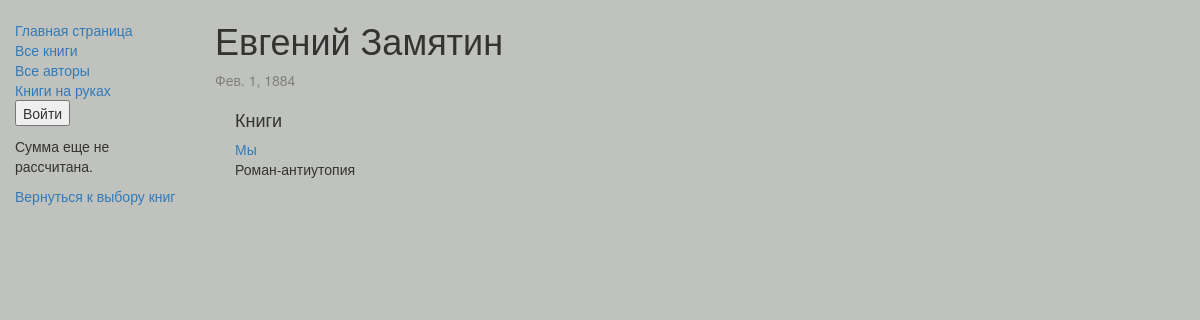
The app's page /catalog/author/1 with its own data.
### catalog/models.py (models this page shows, shortened)
class Author(models.Model):
    first_name = models.CharField(max_length=100)
    last_name = models.CharField(max_length=100)
    date_of_birth = models.DateField(null=True, blank=True)
    date_of_death = models.DateField('Died', null=True, blank=True)

class Book(models.Model):
    title = models.CharField(max_length=200)
    author = models.ForeignKey('Author', on_delete=models.SET_NULL, null=True)
    summary = models.TextField(max_length=1000, help_text="Enter a brief description of the book")
    isbn = models.CharField('ISBN',max_length=13, help_text='13 Character <a href="https://www.isbn-international.org/content/what-isbn">ISBN number</a>')
    genre = models.ManyToManyField(Genre, help_text="Select a genre for this book")
    price = models.CharField(default=1, max_length=20, help_text="Введите цену")
    def __str__(self):
        return self.title
    def display_genre(self):
        return ', '.join([genre.name for genre in self.genre.all()[:3]])
    display_genre.short_description = 'Genre'

### catalog/views.py (the view)
# urls.py: re_path(r'^author/(?P<pk>\d+)$', views.AuthorDetailView.as_view(), name='author-detail'),
class AuthorDetailView(generic.DetailView):
    model = Author

### catalog/templates/catalog/author_detail.html
{% extends "base_generic.html" %}
{% block content %}
  <h1>{{ author.first_name }} {{author.last_name}}</h1>
  <p style="color: gray;">{{ author.date_of_birth }}</p>
  <div style="margin-left:20px;margin-top:20px">
    <h4>Книги</h4>
    {% for book in author.book_set.all %}
    <a href="{%url 'book-detail' book.pk%}">{{book}}</a> <br>
    {{book.summary}}
    {% endfor %}
  </div>
{% endblock %}

### records on screen
Author: first_name "Евгений", last_name "Замятин", date_of_birth "Фев. 1, 1884"
Book: title "Мы", summary "Роман-антиутопия"
